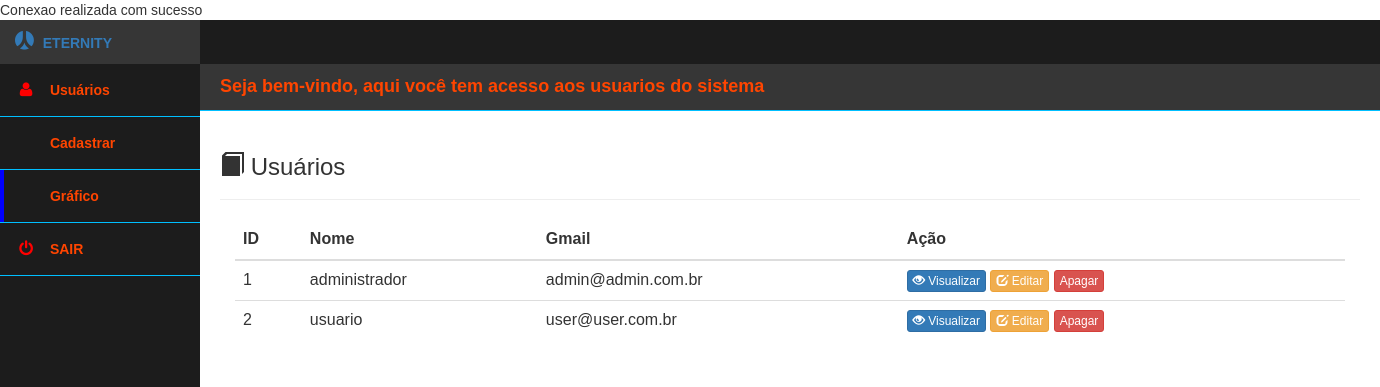
Page /tc04dxd/usuarios2.php on the earlier database version.
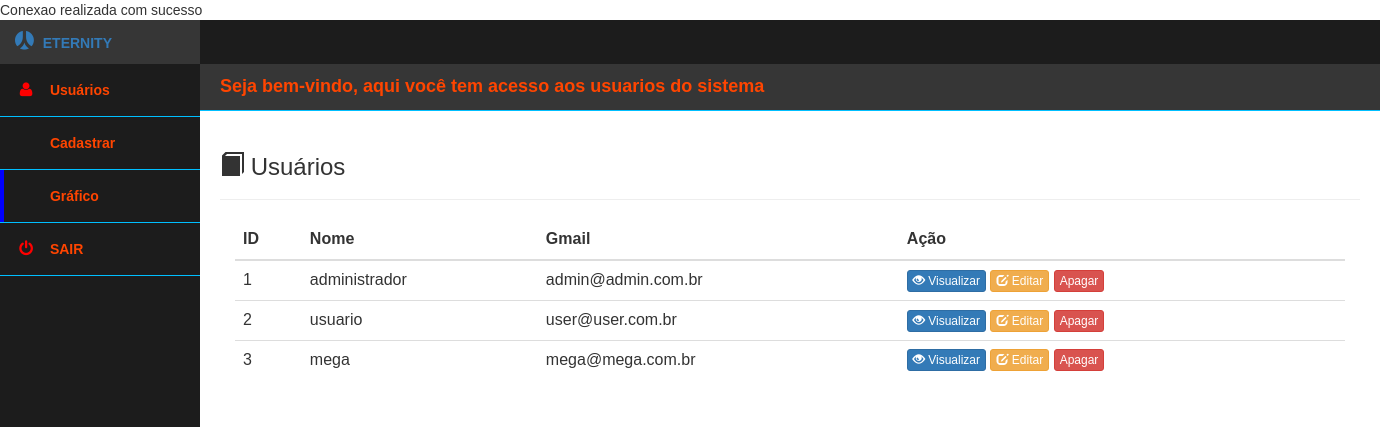
Same page on the later database version.
### tables this page shows
CREATE TABLE usuario (
    idUsuario int(11) NOT NULL auto_increment,
    nome varchar(45) NOT NULL,
    login varchar(45) NOT NULL,
    senha varchar(45) NOT NULL, 
    PRIMARY KEY(idUsuario)
     
    
)CHARSET=utf8;

### tc04dxd/usuarios2.php (the view, shortened to what this page needs)
<?php
	include_once("conexao/conexao.php");
	$sql = "SELECT * FROM usuario";
	$curso = mysqli_query($conn, $sql);
?>
<!DOCTYPE html>
<html lang="pt-br">
	<head>
			 <link href="css/bootstrap.min.css" rel="stylesheet">
			  <link href="css/font-awesome.min.css" rel="stylesheet">
			<link href="css/dash2.css" rel="stylesheet">
	</head>
	<body>
		<div class="header">
		</div>
		<div class="side-nav">
			<div class="logo">
                <a href="adm.html">
                            <span><i class="fa fa-renren"></i></span>
                        <span>Eternity</span>
                    </a>
			</div>
			<nav>
				<ul>
					<li>
						<a href="usuarios2.php">
							<span><i class="fa fa-user"></i></span>
							<span>Usuários</span>
						</a>
					</li>
					<li>
						<a href="cadastrar.php">
                            <span><i class=" fa fa-user-plus"></i></span>
							<span>Cadastrar</span>
						</a>
					</li>
					<li class="active">
						<a href="#">
							<span><i class="fa fa-plug"></i></span>
							<span>Gráfico</span>
						</a>
					</li>
                     <li>
						<a href="sair.php">
							<span><i class="fa fa-power-off" aria-hidden="true"></i></span>
							<span>SAIR</span>
						</a>
					</li>
				</ul>
			</nav>
		</div>
		<div class="main-content">
			<div class="title">
				Seja bem-vindo, aqui você tem acesso aos usuarios do sistema
			</div>
			<div class="maina">
				<div class="widgete">
					<div class="container theme-showcase" role="main">
		<div class="page-header">
			<h3><label class="glyphicon glyphicon-book"> </label> Usuários </h3>
		</div>
			<div class="col-md-12">
			<table class="table">
						<thead>
							<tr>
								<th>ID</th>
								<th>Nome</th>
								<th>Gmail</th>
								<th>Ação</th>
							</tr>
						</thead>
						<tbody>
							<?php while($rows_cursos = mysqli_fetch_assoc($curso)){ ?>
								<tr>
									<td><?php echo $rows_cursos['idUsuario']; ?></td>
									<td><?php echo $rows_cursos['nome']; ?></td>
									<td><?php echo $rows_cursos['login']; ?></td>
									<td>
										<button type="button" class="btn btn-xs btn-primary"
										data-toggle="modal" data-target="#myModal<?php echo $rows_cursos['ID']; ?>">
										<span class="glyphicon glyphicon-eye-open"></span> Visualizar</button>
										<button type="button" class="btn btn-xs btn-warning"
										data-toggle="modal" data-target="#exampleModal"
										data-whateverid="<?php echo $rows_cursos['id']; ?>"
										data-whatevernome="<?php echo $rows_cursos['nome']; ?>"
										data-whateverlogin="<?php echo $rows_cursos['login']; ?>"
										data-whateverdetalhes="<?php echo $rows_cursos['detalhes']; ?>"><span class="	glyphicon glyphicon-edit"></span> Editar
										</button>
										<a href="processa_apagar.php?ID=<?php echo $rows_cursos['ID']; ?>"><button type="button" class="btn btn-xs btn-danger">Apagar</button></a>
									</td>
								</tr>
                            <?php } ?>
						</tbody>
                </table>
 </div>
 </div>
</div>
				</div>
			</div>
	</body>
</html>

Differences in the rows shown:
added usuario: idUsuario "3", nome "mega", login "mega@mega.com.br"
